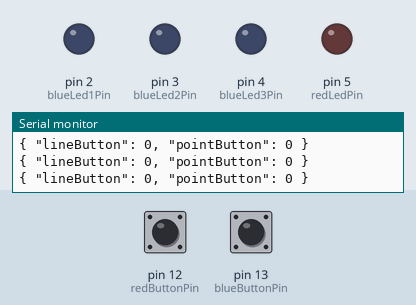
Bench run of a sketch on a simulated Arduino Uno, built with avr-gcc and run on an emulated ATmega328P. Shown: output pins drawn as LEDs (lit = HIGH), the last lines printed to the serial monitor. The test bench sets the inputs (shaded band); at power-on: pin 12 (redButtonPin) LOW, pin 13 (blueButtonPin) LOW.

Above: at 1.2 s.
1.3 s: pin 12 (redButtonPin) pulled HIGH for 0.15 s
At 1.43 s:
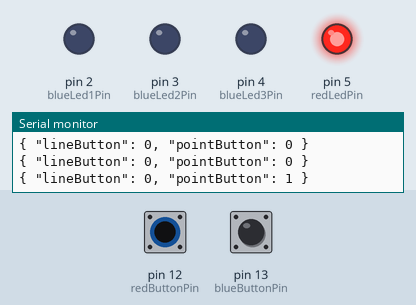
3.0 s: pin 13 (blueButtonPin) pulled HIGH for 0.15 s
At 3.08 s:
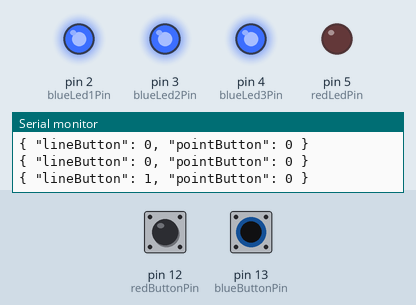
4.6 s: pin 13 (blueButtonPin) pulled HIGH for 3.2 s
At 8.7 s:
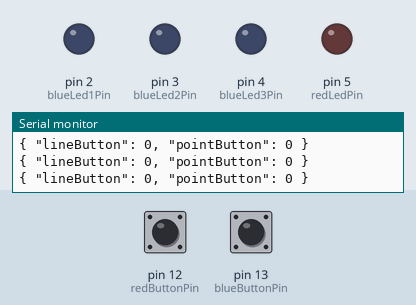
9.3 s: pin 12 (redButtonPin) pulled HIGH for 3.2 s
At 10.1 s:
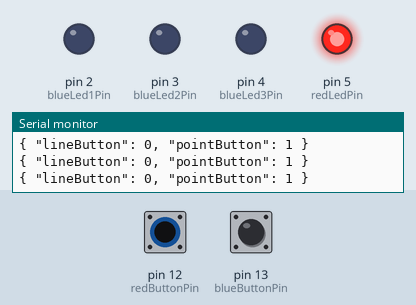
14.0 s: pin 12 (redButtonPin) driven HIGH and pin 13 (blueButtonPin) driven HIGH
At 14.9 s:
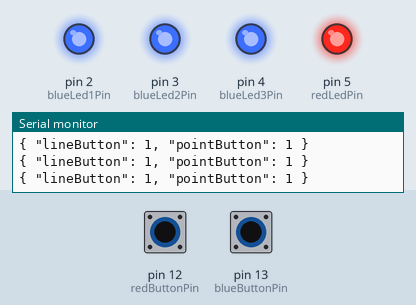
Timing chart, 0 to 16.5 s (numbered marks = the images above; inputs shaded):
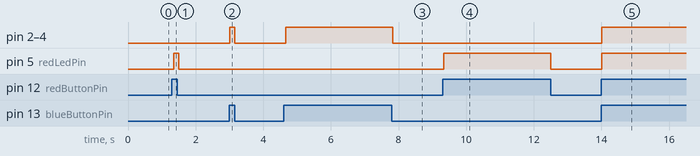

Measured:
- after the input at 1.3 s, pin 5 (redLedPin): LOW → HIGH after 0.06 s, → LOW 0.15 s later
- after the input at 3.0 s, pin 2 (blueLed1Pin), pin 3 (blueLed2Pin), pin 4 (blueLed3Pin): LOW → HIGH at once, → LOW 0.15 s later
- after the input at 4.6 s, pin 2 (blueLed1Pin), pin 3 (blueLed2Pin), pin 4 (blueLed3Pin): LOW → HIGH after 0.07 s, → LOW 3.2 s later
- after the input at 9.3 s, pin 5 (redLedPin): LOW → HIGH at once, → LOW 3.2 s later
- after the input at 14.0 s, pin 2 (blueLed1Pin), pin 3 (blueLed2Pin), pin 4 (blueLed3Pin), pin 5 (redLedPin): LOW → HIGH at once

The sketch:

pulsador_morse.ino
```cpp
const int blueLed1Pin = 2;
const int blueLed2Pin = 3;
const int blueLed3Pin = 4;
const int redLedPin = 5;

const int blueButtonPin = 13;
const int redButtonPin = 12;

void setup() {
  Serial.begin(9600);

  pinMode(blueLed1Pin, OUTPUT);
  pinMode(blueLed2Pin, OUTPUT);
  pinMode(blueLed3Pin, OUTPUT);
  pinMode(redLedPin, OUTPUT);

  pinMode(blueButtonPin, INPUT);
  pinMode(redButtonPin, INPUT);
}

void loop() {
  int blueButtonState = digitalRead(blueButtonPin);
  int redButtonState = digitalRead(redButtonPin);

  if (blueButtonState == HIGH) {
    digitalWrite(blueLed1Pin, HIGH);
    digitalWrite(blueLed2Pin, HIGH);
    digitalWrite(blueLed3Pin, HIGH);
  } else {
    digitalWrite(blueLed1Pin, LOW);
    digitalWrite(blueLed2Pin, LOW);
    digitalWrite(blueLed3Pin, LOW);
  }

  if (redButtonState == HIGH) {
    digitalWrite(redLedPin, HIGH);
  } else {
    digitalWrite(redLedPin, LOW);
  }

  String dataToSend = "{ \"lineButton\": " + String(blueButtonState) + ", \"pointButton\": " + String(redButtonState) + " }";

  Serial.println(dataToSend);

  delay(150);
}
```
